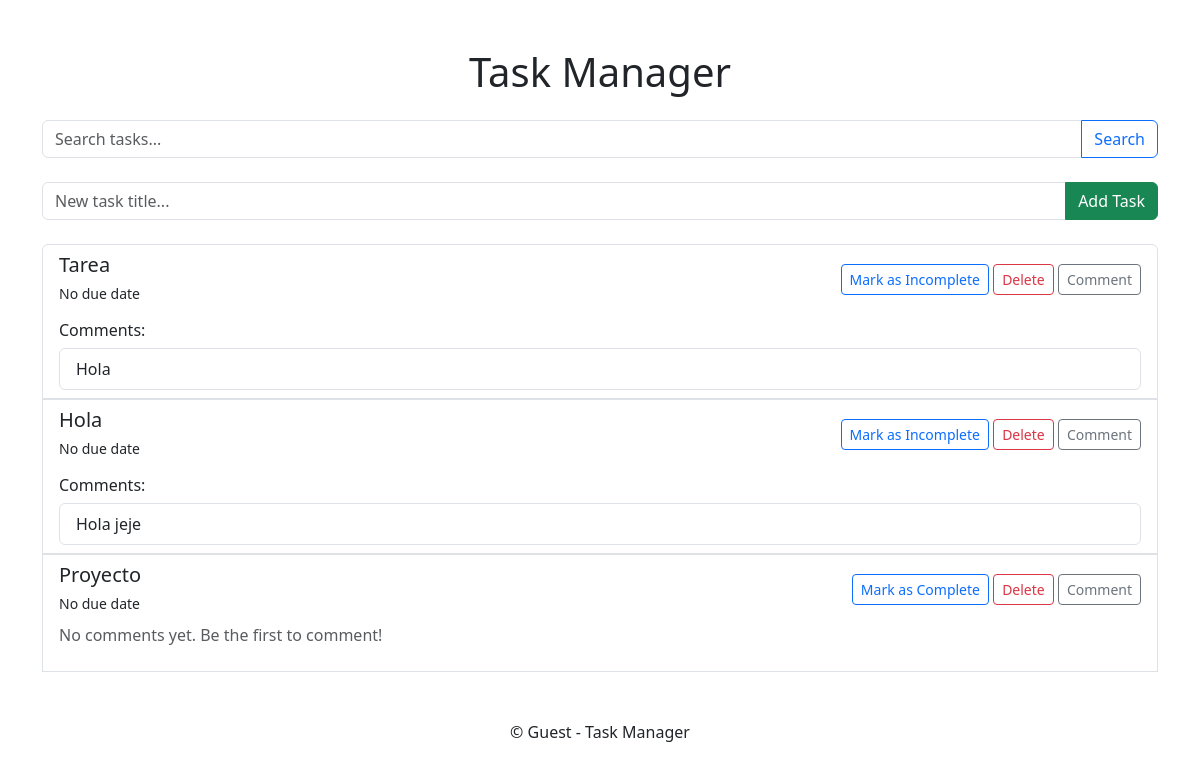
Before: / with the older database file.
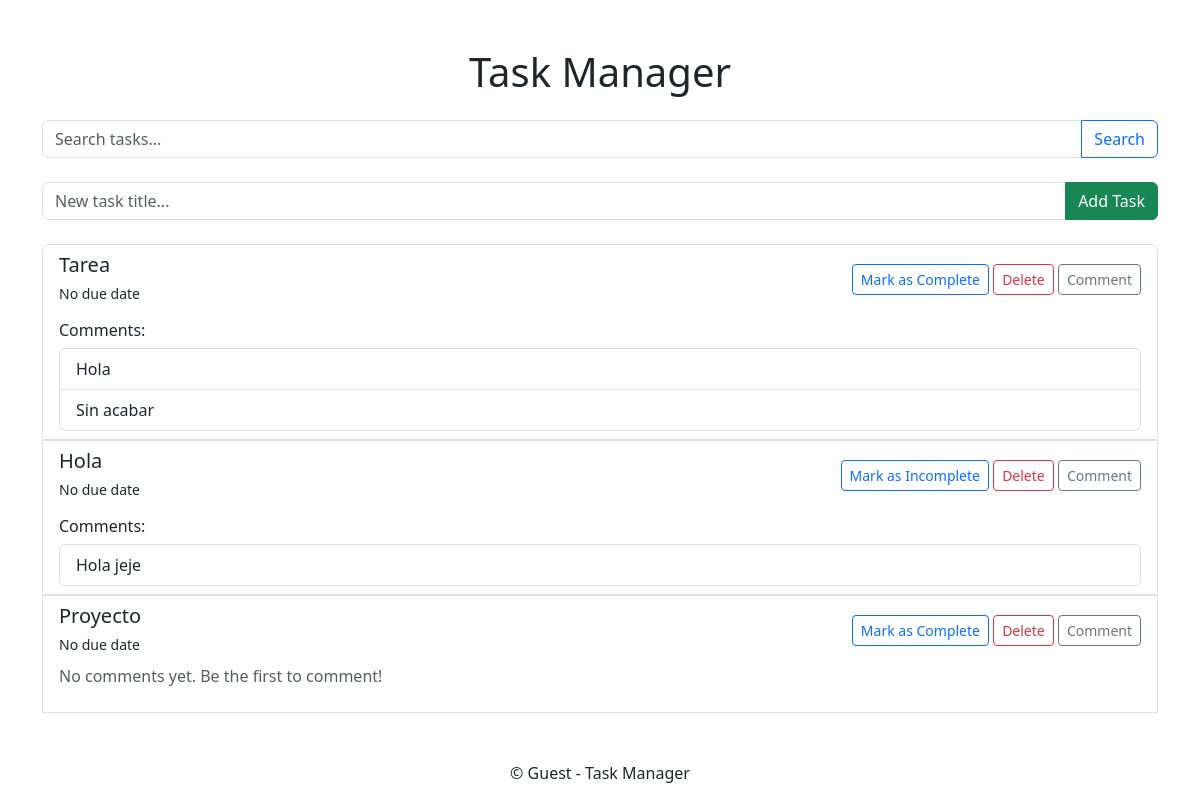
After: the same page with the newer database file.
### models.py (models this page shows)
class Task(db.Model):
    __tablename__ = 'task'
    id = db.Column(db.Integer, primary_key=True)
    title = db.Column(db.String(100), nullable=False)
    completed = db.Column(db.Boolean, default=False)
    due_date = db.Column(db.DateTime, nullable=True)
    user_id = db.Column(
        db.Integer,
        db.ForeignKey('user.id', name='fk_task_user_id'),  # Añade un nombre a la clave foránea
        nullable=True
    )
    comments = db.relationship('Comment', back_populates='task')
    tags = db.relationship('Tag', secondary='task_tag', back_populates='tasks')

class Comment(db.Model):
    __tablename__ = 'comment'
    id = db.Column(db.Integer, primary_key=True)
    content = db.Column(db.String(200), nullable=False)
    task_id = db.Column(
        db.Integer,
        db.ForeignKey('task.id', name='fk_comment_task_id'),  # Añade un nombre a la clave foránea
        nullable=False
    )
    task = db.relationship('Task', back_populates='comments')

### app.py (the view)
@app.route('/')
def index():
    tasks = Task.query.all()
    now = datetime.now()
    for task in tasks:
        if task.due_date and task.due_date < now and not task.completed:
            task.alert = True  # Usar una variable o lógica para alertas
    return render_template('index.html', tasks=tasks)

### templates/index.html (shortened to what this page needs)
<!DOCTYPE html>
<html lang="en">
<head>
    <link href="https://cdn.jsdelivr.net/npm/bootstrap@5.3.0/dist/css/bootstrap.min.css" rel="stylesheet">
</head>
<body>
    <div class="container mt-5">
        <h1 class="text-center mb-4">Task Manager</h1>
        <form class="input-group mb-4" action="{{ url_for('search') }}" method="get">
            <input type="text" class="form-control" name="query" placeholder="Search tasks...">
            <button class="btn btn-outline-primary" type="submit">Search</button>
        </form>
        <form action="{{ url_for('add_task') }}" method="post" class="mb-4">
            <div class="input-group">
                <input type="text" name="title" class="form-control" placeholder="New task title..." required>
                <button class="btn btn-success" type="submit">Add Task</button>
            </div>
        </form>
        {% if tasks %}
            <ul class="list-group mb-4">
                {% for task in tasks %}
                    <li class="list-group-item {% if task.alert %}list-group-item-danger{% endif %}">
                        <div class="d-flex justify-content-between align-items-center">
                            <div>
                                <h5 class="mb-1">{{ task.title }}</h5>
                                <small>
                                    {% if task.due_date %}
                                        Due: {{ task.due_date.strftime('%Y-%m-%d %H:%M') }}
                                    {% else %}
                                        No due date
                                    {% endif %}
                                </small>
                            </div>
                            <div>
                                <a href="{{ url_for('complete_task', task_id=task.id) }}" class="btn btn-sm btn-outline-primary">
                                    {% if task.completed %}Mark as Incomplete{% else %}Mark as Complete{% endif %}
                                </a>
                                <a href="{{ url_for('delete_task', task_id=task.id) }}" class="btn btn-sm btn-outline-danger">Delete</a>
                                <button class="btn btn-sm btn-outline-secondary" data-bs-toggle="modal" data-bs-target="#commentModal{{ task.id }}">Comment</button>
                            </div>
                        </div>
                        {% if task.comments %}
                            <div class="mt-3">
                                <h6>Comments:</h6>
                                <ul class="list-group">
                                    {% for comment in task.comments %}
                                        <li class="list-group-item">
                                            {{ comment.content }}
                                        </li>
                                    {% endfor %}
                                </ul>
                            </div>
                        {% else %}
                            <p class="mt-2 text-muted">No comments yet. Be the first to comment!</p>
                        {% endif %}
                    </li>
                {% endfor %}
            </ul>
        {% else %}
            <p class="text-center">No tasks found. Add a new task to get started!</p>
        {% endif %}
        <footer class="text-center mt-5">
            <p>&copy; {{ current_user.username if current_user.is_authenticated else 'Guest' }} - Task Manager</p>
        </footer>
    </div>
</body>
</html>

Changed rows visible on the page:
changed Task "Tarea": completed "Mark as Incomplete" → "Mark as Complete"
added Comment: content "Sin acabar", shown under Task "Tarea"
